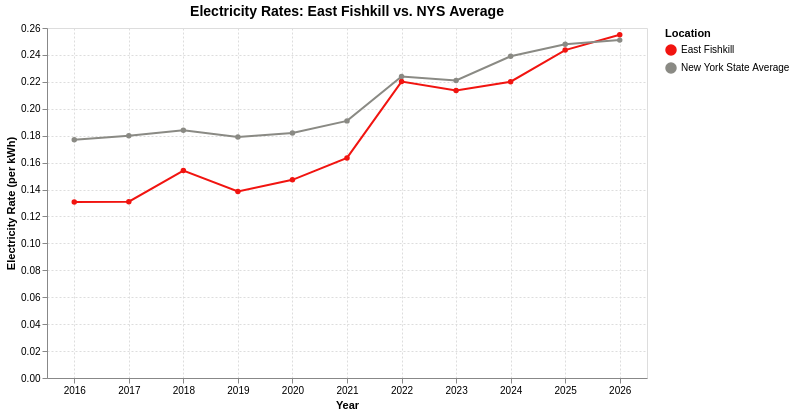

Write notebook code for a chart like this one.
### Code cell
#charting power rates with altair 
import altair as alt
import pandas as pd

# 1. Load your dataset
df_rates = pd.read_csv("power_rates_compare.csv")

# 2. Reshape data into long format so Altair can generate a native legend
df_long = df_rates.melt(
    id_vars=["Year"],
    value_vars=["East_Fishkill_Rate", "NYS_Average_Rate"],
    var_name="Location",
    value_name="Rate",
)

# Clean up the column names for a polished display in the legend
df_long["Location"] = df_long["Location"].map(
    {
        "East_Fishkill_Rate": "East Fishkill",
        "NYS_Average_Rate": "New York State Average",
    }
)

# 3. Build the Chart
chart = (
    alt.Chart(df_long)
    .mark_line(point=True)
    .encode(
        x=alt.X(
            "Year:O",
            title="Year",
            # FIX #2: Force the years to remain perfectly horizontal (0 degrees)
            axis=alt.Axis(labelAngle=0),
        ),
        y=alt.Y("Rate:Q", title="Electricity Rate (per kWh)"),
        # FIX #1: Color-coding by 'Location' generates an automatic interactive legend
        color=alt.Color(
            "Location:N",
            title="Location",
            scale=alt.Scale(range=["#F11410", "#8a8a84"])
        ),
    )
    .properties(
        title="Electricity Rates: East Fishkill vs. NYS Average",
        width=600,
        height=350,
    )
    .configure_title(
        fontSize=14,
        font="sans-serif",
        # FIX #3: Centers the title across the chart layout
        anchor="middle",
    )
    .configure_axis(grid=True, gridDash=[2, 2], labelFont="sans-serif")
)

# 4. Display the chart
chart.show()

### Figure 1 — Vega-Lite specification as saved in the notebook (floating-point values rounded to 4 significant figures)
{"config": {"view": {"continuousWidth": 300, "continuousHeight": 300}, "axis": {"grid": true, "gridDash": [2, 2], "labelFont": "sans-serif"}, "title": {"anchor": "middle", "font": "sans-serif", "fontSize": 14}}, "data": {"name": "data-b835bc089a91e3a52f96dc5760f4b223"}, "mark": {"type": "line", "point": true}, "encoding": {"color": {"field": "Location", "scale": {"range": ["#F11410", "#8a8a84"]}, "title": "Location", "type": "nominal"}, "x": {"axis": {"labelAngle": 0}, "field": "Year", "title": "Year", "type": "ordinal"}, "y": {"field": "Rate", "title": "Electricity Rate (per kWh)", "type": "quantitative"}}, "height": 350, "title": "Electricity Rates: East Fishkill vs. NYS Average", "width": 600, "$schema": "https://vega.github.io/schema/vega-lite/v6.4.1.json", "datasets": {"data-b835bc089a91e3a52f96dc5760f4b223": [{"Year": 2026, "Location": "East Fishkill", "Rate": 0.255}, {"Year": 2025, "Location": "East Fishkill", "Rate": 0.2436}, {"Year": 2024, "Location": "East Fishkill", "Rate": 0.2201}, {"Year": 2023, "Location": "East Fishkill", "Rate": 0.2135}, {"Year": 2022, "Location": "East Fishkill", "Rate": 0.2202}, {"Year": 2021, "Location": "East Fishkill", "Rate": 0.1635}, {"Year": 2020, "Location": "East Fishkill", "Rate": 0.1472}, {"Year": 2019, "Location": "East Fishkill", "Rate": 0.1385}, {"Year": 2018, "Location": "East Fishkill", "Rate": 0.1541}, {"Year": 2017, "Location": "East Fishkill", "Rate": 0.131}, {"Year": 2016, "Location": "East Fishkill", "Rate": 0.1308}, {"Year": 2026, "Location": "New York State Average", "Rate": 0.251}, {"Year": 2025, "Location": "New York State Average", "Rate": 0.248}, {"Year": 2024, "Location": "New York State Average", "Rate": 0.239}, {"Year": 2023, "Location": "New York State Average", "Rate": 0.221}, {"Year": 2022, "Location": "New York State Average", "Rate": 0.224}, {"Year": 2021, "Location": "New York State Average", "Rate": 0.191}, {"Year": 2020, "Location": "New York State Average", "Rate": 0.182}, {"Year": 2019, "Location": "New York State Average", "Rate": 0.179}, {"Year": 2018, "Location": "New York State Average", "Rate": 0.184}, {"Year": 2017, "Location": "New York State Average", "Rate": 0.18}, {"Year": 2016, "Location": "New York State Average", "Rate": 0.177}]}}
